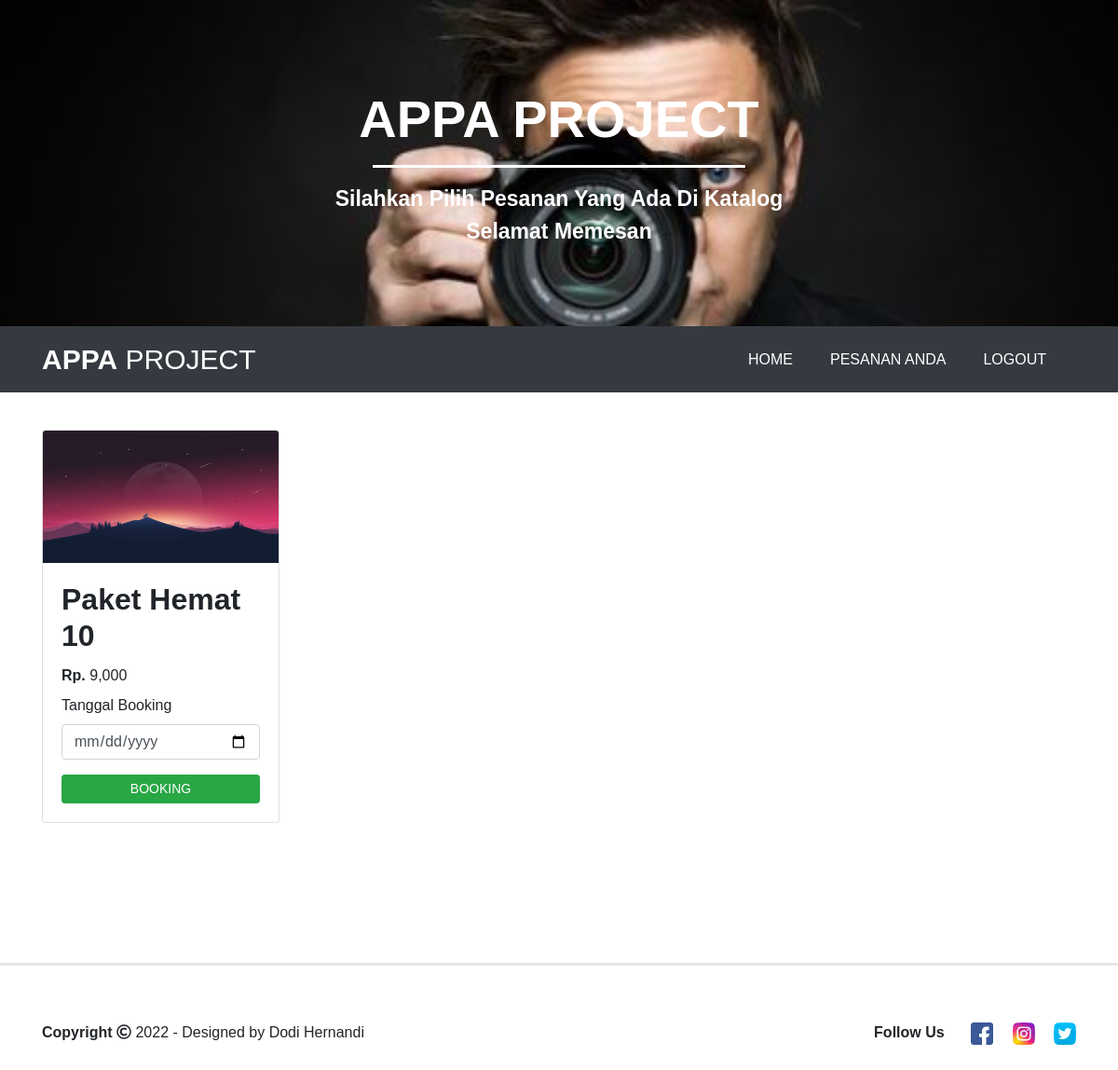
/menu_pembeli_wedding.php (signed in), run on the app's committed database.
### tables this page shows
CREATE TABLE `wedding`  (
  `id_menu` int NOT NULL AUTO_INCREMENT,
  `nama` varchar(60) NOT NULL,
  `harga` int NOT NULL,
  `gambar` varchar(255) NOT NULL,
  `tempat` varchar(100) NULL DEFAULT NULL,
  PRIMARY KEY (`id_menu`) USING BTREE
);

### menu_pembeli_wedding.php (the view, shortened to what this page needs)
<?php
      if(!isset($_SESSION['login_user'])) {
        header("location: login.php");
      }else{
?>
<!doctype html>
<html lang="en">
  <head>
    <link rel="stylesheet" href="https://stackpath.bootstrapcdn.com/bootstrap/4.5.0/css/bootstrap.min.css">
    <link rel="stylesheet" type="text/css" href="css/bootstrap.min.css">
    <link rel="stylesheet" type="text/css" href="index.css">
    <link rel="stylesheet" type="text/css" href="fontawesome/css/all.min.css">
  </head>
  <body>
      <div class="jumbotron jumbotron-fluid text-center">
        <div class="container">
          <h1 class="display-4"><span class="font-weight-bold">APPA PROJECT</span></h1>
          <hr>
          <p class="lead font-weight-bold">Silahkan Pilih Pesanan Yang Ada Di Katalog<br>
          Selamat Memesan</p>
        </div>
      </div>
      <nav class="navbar navbar-expand-lg  bg-dark">
        <div class="container">
        <a class="navbar-brand text-white" href="user.php"><strong>APPA</strong> PROJECT</a>
        <div class="collapse navbar-collapse" id="navbarNav">
          <ul class="navbar-nav ml-auto">
            <li class="nav-item">
              <a class="nav-link mr-4" href="user.php">HOME</a>
            </li>
            <li class="nav-item">
              <a class="nav-link mr-4" href="pesanan_pembeli.php">PESANAN ANDA</a>
            </li>
            <li class="nav-item">
              <a class="nav-link mr-4" href="logout.php">LOGOUT</a>
            </li>
          </ul>
        </div>
       </div>
      </nav>
      <div class="container">
        <div class="row mt-3">
          <?php
          include('koneksi.php');
          $query = mysqli_query($koneksi, 'SELECT * FROM wedding');
          $result = mysqli_fetch_all($query, MYSQLI_ASSOC);
          ?>
          <?php foreach($result as $result) : ?>
          <div class="col-md-3 mt-4">
            <div class="card brder-dark">
              <img src="upload/<?php echo $result['gambar'] ?>" class="card-img-top" alt="...">
              <div class="card-body">
                <h2 class="card-title font-weight-bold"><?php echo $result['nama'] ?></h2>
               <label class="card-text harga"><strong>Rp.</strong> <?php echo number_format($result['harga']); ?></label><br>
               <div class="form-group">
               <label for="tgl">Tanggal Booking</label>
               <input type="date" class="form-control" id="tgl" name="tanggal_booking">
                </div>
                <a href="beli.php?id_menu=<?php echo $result['id_menu']; ?>" class="btn btn-success btn-sm btn-block ">BOOKING</a>
              </div>
            </div>
          </div>
          <?php endforeach; ?>
         </div>
      </div>
      <hr class="footer">
      <div class="container">
        <div class="row footer-body">
          <div class="col-md-6">
          <div class="copyright">
            <strong>Copyright</strong> <i class="far fa-copyright"></i> 2022 -  Designed by Dodi Hernandi</p>
          </div>
          </div>
          <div class="col-md-6 d-flex justify-content-end">
          <div class="icon-contact">
          <label class="font-weight-bold">Follow Us </label>
          <a href="#"><img src="images/icon/fb.png" class="mr-3 ml-4" data-toggle="tooltip" title="Facebook"></a>
          <a href="#"><img src="images/icon/ig.png" class="mr-3" data-toggle="tooltip" title="Instagram"></a>
          <a href="#"><img src="images/icon/twitter.png" class="" data-toggle="tooltip" title="Twitter"></a>
        </div>
          </div>
        </div>
      </div>
  </body>
</html>
<?php } ?>

### index.css (style rules this page uses)
html { scroll-behavior: smooth; }
body { font-family: sans-serif; font-size: 16px; }
.jumbotron { background-image: url(images/background/bgmancam.jpg); background-size: cover; height: 350px; width: 100%; color: white; }
.jumbotron .display-4 { margin-top: 30px; }
.jumbotron p { font-size: 23px; }
.jumbotron hr { border-color: white; width: 400px; border-width: 3px; }
.navbar { margin-top: -32px; }
.navbar .navbar-nav .nav-link { color: white; }
.navbar .navbar-brand { font-size: 30px; }
.footer { margin-top: 150px; border-width: 3px; }
.footer-body { margin-top: 60px; margin-bottom: 50px; }

### data on the page
wedding: gambar (picture), nama "Paket Hemat 10", harga "9,000"
